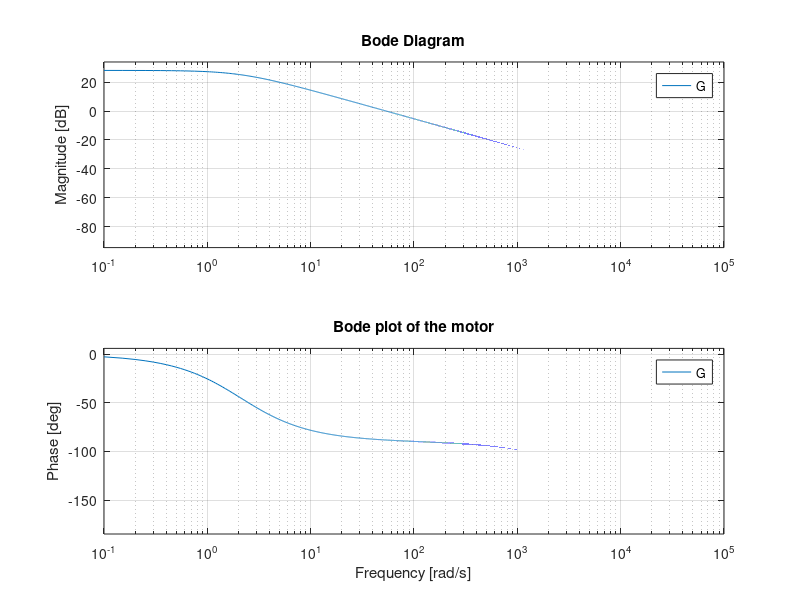

Here is the MATLAB script that generated this plot: (Note: this script raises an error after producing the figure.)
clc; clear; close all;
% ***************************************************
%
% This scripts designs P controllers for the
% transfer functions G of a motor, so that it has 
% a certain speed bandwidth f_bw and a certain
% position bandwidth f_bw1. The relation bewteen
% bandwidths is given by f_bw1/f_bw=n_bw.
% The sampling frequency has to be 20~40 times bigger
% than the speed bandwidth.
%
% ***************************************************
%% Definition of the transfer function
% Electric parameters
R = 7.13;  % Ohms
L = 1.05e-3;  % H

% Electromechanical parameters
Ke = 1/26.18;    % (V*s)/rad
Kt = 38.2e-3;    % Nm/A

% Mechanical parameters
J = (41.9e-7);    % kg*m^2
J = (41.9e-7)+(95.2e-6);    % kg*m^2
b = 4.6e-6;
% b = 1.0846e-04;

% Obtention of the transfer function
G = tf(Kt, [L*J, L*b+R*J, R*b+Kt*Ke]);

figure();
bode(G,linspace(0.1,10^5,2e6));
grid on;
title('Bode plot of the motor');

%% Find the proportional gain according to the desired bandwidth
% Desired bandwidth
f_bw=20;
n_bw=10;
w_bw=2*pi*f_bw;

% Compute proportional gain to make w_bw = w_c
k=1/abs(evalfr(G,j*w_bw));

% Plot open loop Bode diagrams
figure();
bode(G);
grid on;
hold on;

L1=k*G;
D1=tf(k,1);
bode(L1);
legend('Plant','Plant with P controller');

%% Closed loop function
H=tf(1,1);
T=minreal((D1*G)/(1+D1*G*H));

% Step response of the speed loop
figure();
step(T);
grid on;
title('Step response of the speed loop');

%% Design outer control loop
% Define the new plant, inner control loop with integrator
G1=T*tf(1,[1 0]);
figure();
bode(G1,linspace(1,10^5,2e6));
grid on;
title('Bode plot of the position plant');
% hold on;

% Outer control loop 10 times slower than inner loop
w_bw1=w_bw/n_bw;

% Proportional controller
kp=1/abs(evalfr(G1,j*w_bw1));

L2=kp*G1;
% bode(L2);

T1=minreal((L2)/(1+L2));
figure();
step(T1);
grid on;
title('Step response of the position loop');

%% Computation of the velocity error
Kv=evalfr(minreal(L2*tf([1 0],1)),0);
ev=1/Kv;

t=linspace(0,0.4,1e5);
r=6.51*10^-3.*t;
output=lsim(T1,r,t);

figure();
plot(t,r,'LineWidth',1);
xlabel('Time (s)');
ylabel('Angular position (rad)');
hold on;
plot(t,output,'LineWidth',1);
grid on;
title('Ramp response of position loop');
legend('Reference','Output');

%% The designed controllers are:
D_vel=tf(D1);
D_pos=tf(kp,1);

%% Digitalization of the controllers
f_s=40*f_bw;
T_s=1/f_s;

D_pos_d=c2d(D_pos,T_s,'zoh');
D_pos_d.Variable='z^-1'
D_vel_d=c2d(D_vel,T_s,'zoh');
D_vel_d.Variable='z^-1'


